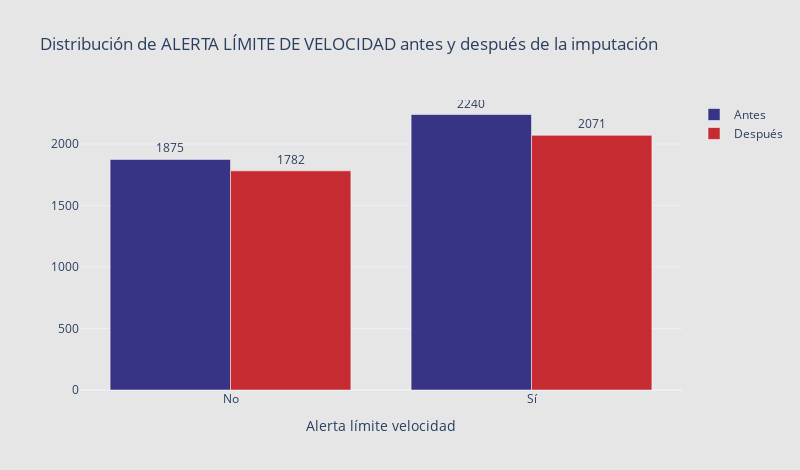

Write notebook code for a chart like this one.
### Markdown cell above
**Visualización: distribución antes y después de la imputación**

### Code cell
# Conteo antes y después
antes_alerta = df_antes['alerta_lim_velocidad'].value_counts().sort_index()
despues_alerta = df_bmw['alerta_lim_velocidad'].value_counts().sort_index()

# Diccionario para etiquetas personalizadas
etiquetas = {False: 'No', True: 'Sí'}

# Convertir índices a etiquetas personalizadas
x_labels_antes = [etiquetas.get(i, str(i)) for i in antes_alerta.index]
x_labels_despues = [etiquetas.get(i, str(i)) for i in despues_alerta.index]

fig = go.Figure()

# Barras antes
fig.add_trace(go.Bar(
    x=x_labels_antes,
    y=antes_alerta.values,
    name='Antes',
    marker_color='#373485',
    opacity=1,
    text=antes_alerta.values,
    textposition='outside'
))

# Barras después
fig.add_trace(go.Bar(
    x=x_labels_despues,
    y=despues_alerta.values,
    name='Después',
    marker_color='#c52b30',
    opacity=1,
    text=despues_alerta.values,
    textposition='outside'
))

# Configuración del gráfico
fig.update_layout(
    title="Distribución de ALERTA LÍMITE DE VELOCIDAD antes y después de la imputación",
    xaxis_title="Alerta límite velocidad",
    barmode='group',
    template='plotly_white',
    width=800,
    height=470,
    plot_bgcolor='#e6e6e7', 
    paper_bgcolor='#e6e6e7'
)

fig.show()

### Figure 1 — Plotly figure (JSON) as saved in the notebook; plotly's stock layout.template omitted (floating-point values rounded to 4 significant figures)
{"data": [{"marker": {"color": "#373485"}, "name": "Antes", "opacity": 1, "text": [1875.0, 2240.0], "textposition": "outside", "type": "bar", "x": ["No", "Sí"], "y": [1875, 2240]}, {"marker": {"color": "#c52b30"}, "name": "Después", "opacity": 1, "text": [1782.0, 2071.0], "textposition": "outside", "type": "bar", "x": ["No", "Sí"], "y": [1782, 2071]}], "layout": {"barmode": "group", "height": 470, "paper_bgcolor": "#e6e6e7", "plot_bgcolor": "#e6e6e7", "title": {"text": "Distribución de ALERTA LÍMITE DE VELOCIDAD antes y después de la imputación"}, "width": 800, "xaxis": {"title": {"text": "Alerta límite velocidad"}}}}
